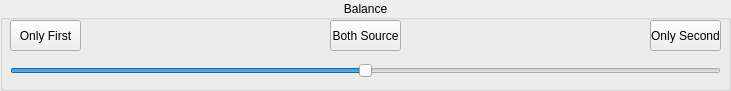
   <widget class="QGroupBox" name="groupBox_9">
    <property name="geometry">
     <rect>
      <x>10</x>
      <y>590</y>
      <width>731</width>
      <height>91</height>
     </rect>
    </property>
    <property name="title">
     <string>Balance</string>
    </property>
    <property name="alignment">
     <set>Qt::AlignCenter</set>
    </property>
    <widget class="QSlider" name="Slider_balance">
     <property name="geometry">
      <rect>
       <x>10</x>
       <y>60</y>
       <width>711</width>
       <height>22</height>
      </rect>
     </property>
     <property name="minimum">
      <number>0</number>
     </property>
     <property name="maximum">
      <number>100</number>
     </property>
     <property name="value">
      <number>50</number>
     </property>
     <property name="sliderPosition">
      <number>50</number>
     </property>
     <property name="tracking">
      <bool>true</bool>
     </property>
     <property name="orientation">
      <enum>Qt::Horizontal</enum>
     </property>
    </widget>
    <widget class="QPushButton" name="Button_balance_both">
     <property name="geometry">
      <rect>
       <x>330</x>
       <y>20</y>
       <width>71</width>
       <height>31</height>
      </rect>
     </property>
     <property name="text">
      <string>Both Source</string>
     </property>
    </widget>
    <widget class="QPushButton" name="Button_balance_second">
     <property name="geometry">
      <rect>
       <x>650</x>
       <y>20</y>
       <width>71</width>
       <height>31</height>
      </rect>
     </property>
     <property name="text">
      <string>Only Second</string>
     </property>
    </widget>
    <widget class="QPushButton" name="Button_balance_first">
     <property name="geometry">
      <rect>
       <x>10</x>
       <y>20</y>
       <width>71</width>
       <height>31</height>
      </rect>
     </property>
     <property name="text">
      <string>Only First</string>
     </property>
    </widget>
   </widget>
